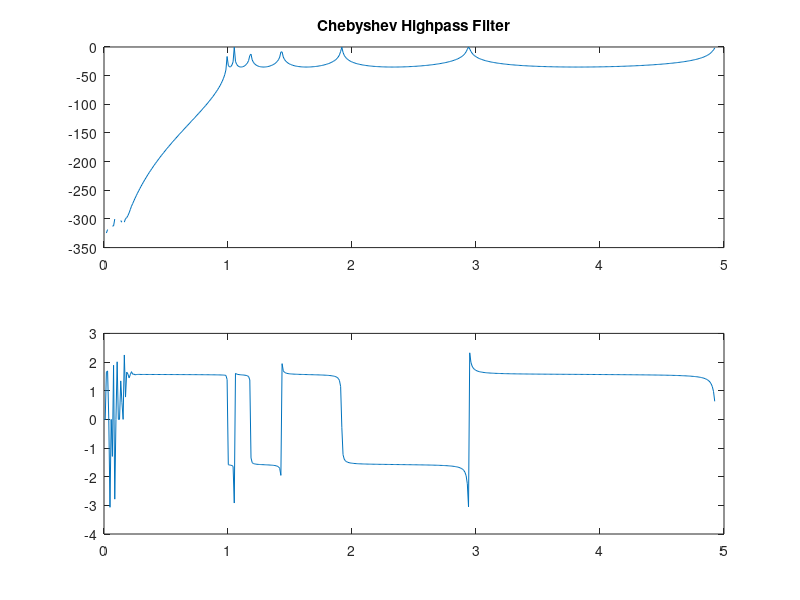

The MATLAB script that drew this image:
Ws = 0.1;
Wp = 0.2;
rp = 35;
rs = 175;
[n,Wp] = cheb1ord(Wp,Ws,rp,rs);
[b,a] = cheby1(n,rp,Wp,'high');
[h,w]=freqz(b,a); %frequency response
%[h,w]=freqs(b,a); %frequency response
%s and z domain
subplot(2,1,1);
plot((w/2*pi), 20*log10(abs(h)));
title(sprintf('Chebyshev Highpass Filter'));
%xlabel('');
%ylabel('');
subplot(2,1,2);
plot((w/2*pi), angle(h));
